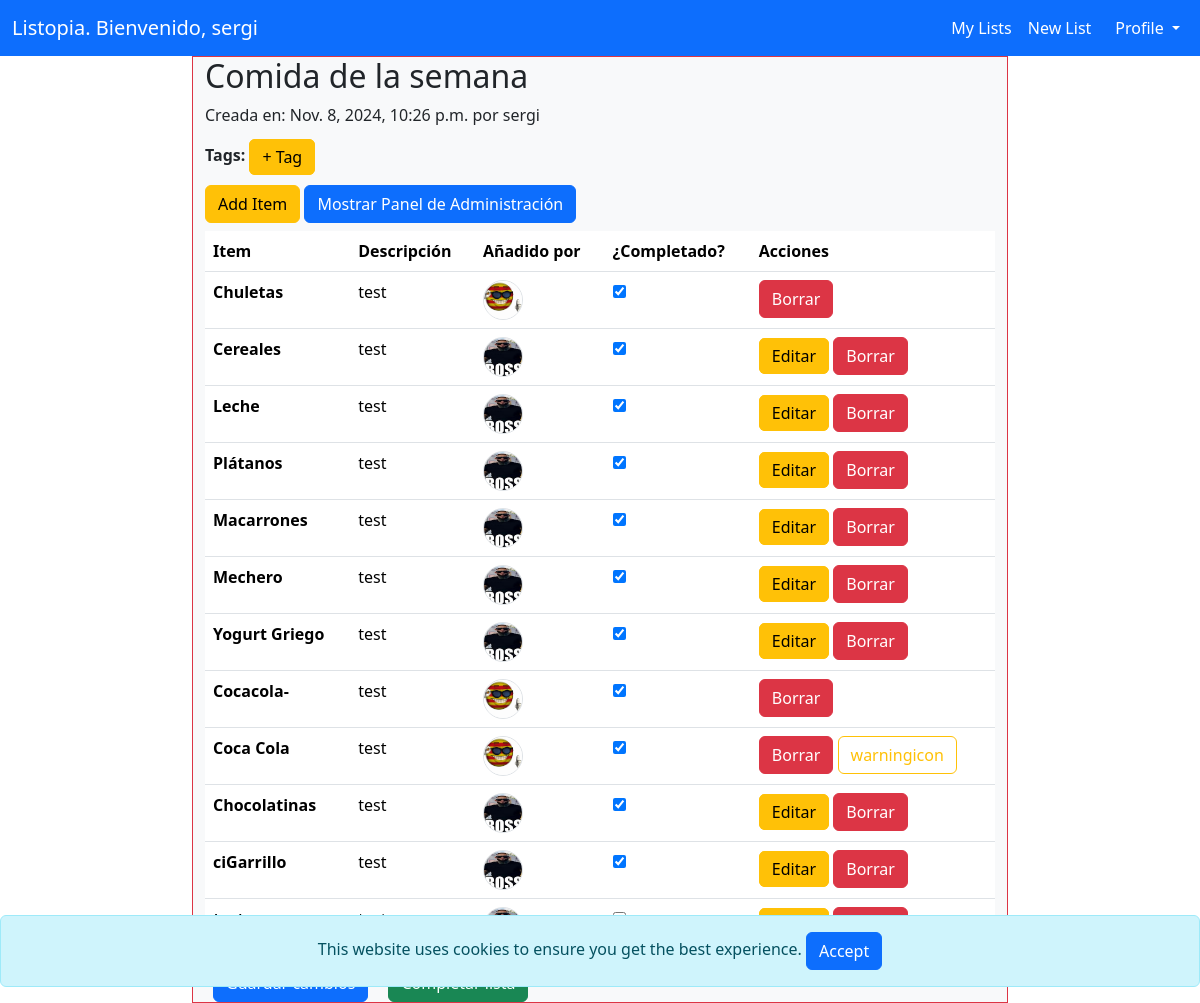
Before: /lists/8/ (signed in) with the older database file.
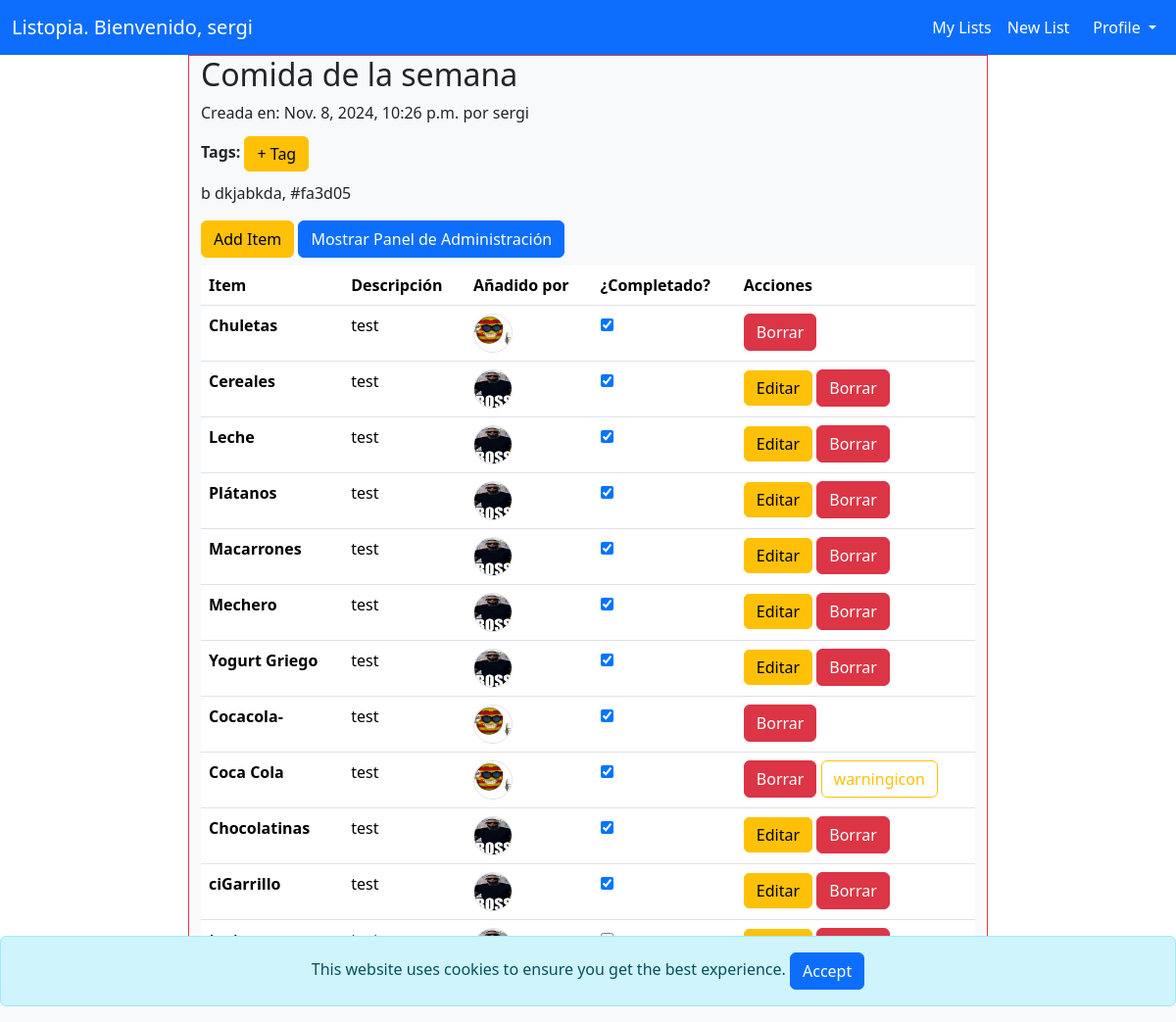
After: the same page with the newer database file.
### lists/models.py (models this page shows, shortened)
class List(models.Model):
    name = models.CharField(max_length=50)
    description = models.CharField(max_length=256)
    creator = models.ForeignKey(User, on_delete=models.CASCADE, related_name="created_lists")
    created_on = models.DateTimeField(auto_now_add=True)
    collaborators = models.ManyToManyField(User, related_name="collaborated_lists", blank=True)
    last_modified = models.DateTimeField(auto_now=True)
    modified_by = models.ForeignKey(User, on_delete=models.CASCADE, blank=True, null=True)
    is_public = models.BooleanField(default=False)

class Item(models.Model):
    list = models.ForeignKey(List, on_delete=models.CASCADE)
    added_by = models.ForeignKey(User, on_delete=models.CASCADE, related_name='added_items')
    name = models.CharField(max_length=40)
    description = models.CharField(max_length=256)
    added_on = models.DateTimeField(auto_now_add=True)
    is_done = models.BooleanField(null=False, default=False)
    last_modified = models.DateTimeField(auto_now=True)
    modified_by = models.ForeignKey(User, on_delete=models.CASCADE, blank=True, null=True)

class Tag(models.Model):
    name = models.CharField(max_length=40)
    color = models.CharField(max_length=7, default="#007bff")
    list = models.ForeignKey(List, on_delete=models.CASCADE)

### auth_app/models.py (models this page shows, shortened)
class Profile(models.Model):
    user = models.OneToOneField(User, on_delete=models.CASCADE)
    description = models.TextField()
    pic = models.ImageField(upload_to='profile_pics', blank=True, null=True)

### lists/views.py (the view)
# urls.py: path('<int:list_id>/', views.list_details, name='list_details'),
@login_required
def list_details(request, list_id):
    list = get_object_or_404(List, pk=list_id)
    if list.is_public or request.user == list.creator or request.user in list.collaborators.all():
        items = Item.objects.filter(list=list_id).order_by('added_on')
        tags = Tag.objects.filter(list=list_id)
        return render(request, 'list_details.html', {
            'title': "Detalles de la lista",
            'list': list,
            'items': items,
            'tags': tags
        })
    else:
        raise Http404

### lists/templates/list_details.html (shortened to what this page needs)
{% extends 'base_lists.html' %}
{% block content %}
    <div class="row">
        <div id="items-container" class="col-12 col-md-10 col-lg-8 border border-danger bg-light mx-auto">
            <h2>{{ list.name }}</h2>
            <p>Creada en: {{ list.created_on }} por {{list.creator}}</p>
            <p><b>Tags:</b>
                {% if request.user == list.creator or request.user in list.collaborators.all %}
                <a class="btn btn-warning d-inline" href="{% url 'add_tag' list_id=list.id %}">+ Tag</a>
                {% endif %}
                {% for tag in tags %}
                    <p>{{ tag.name }}, {{ tag.color }}</p>
                {% endfor %}
            </p>
            {% if request.user == list.creator or request.user in list.collaborators.all %}
            <a class="btn btn-warning" href="{% url 'add_item' list.id %}">Add Item</a>
            <button class="btn btn-primary" id="toggle-admin-panel">Mostrar Panel de Administración</button>
            {% endif %}
            <table class="table my-2">
                <thead>
                    <tr>
                        <th scope="col">Item</th>
                        <th scope="col">Descripción</th>
                        <th scope="col">Añadido por</th>
                        <th scope="col">¿Completado?</th>
                        <th scope="col">Acciones</th>
                    </tr>
                </thead>
                <tbody>
                    {% for item in items %}
                        <tr>
                            <th scope="row">{{ item.name }}</th>
                            <td>
                                {% if item.description %}
                                    <p>{{ item.description }}</p>
                                {% else %}
                                    <p>Vacío</p>
                                {% endif %}
                            </td>
                            <td>
                                <a href="{% url 'user_details' item.added_by.username %}" title="{{item.added_by.username}}">
                                    <img src="../../media/{{ item.added_by.profile.pic }}" class="rounded-circle border" alt="{{item.added_by.username}}" style="width: 40px; height: 40px;">
                                </a>
                            </td>
                            <td>
                                <input type="checkbox" class="is-done-checkbox" data-item-id="{{ item.id }}" {% if item.is_done %}checked{% endif %}>
                            </td>
                            <td>
                                {% if item.added_by == request.user %}
                                    <a class="btn btn-warning d-inline" href="{% url 'modify_item' list_id=list.id item_id=item.id %}">Editar</a>
                                {% endif %}
                                {% if item.added_by == request.user or list.creator == request.user %}
                                    <form class="d-inline" action="{% url 'delete_item' list_id=list.id item_id=item.id %}" method="post">
                                        <button class="btn btn-danger">Borrar</button>
                                    </form>
                                {% endif %}
                            </td>
                        </tr>
                    {% endfor %}
                </tbody>
            </table>
            {% if request.user == list.creator or request.user in list.collaborators.all %}
            <form id="update-form">
                <button type="button" id="save-changes" class="btn btn-primary mx-2">Guardar cambios</button>
                <button type="button" id="complete-list" class="btn btn-success mx-2">Completar lista</button>
            </form>
            {% endif %}
        </div>
    </div>
{% endblock %}

### lists/templates/base_lists.html (shortened to what this page needs)
<!DOCTYPE html>
<html lang="en">
<head>
    <link href="https://cdn.jsdelivr.net/npm/bootstrap@5.3.3/dist/css/bootstrap.min.css" rel="stylesheet">
</head>
<body>
    <nav class="navbar navbar-expand-lg bg-primary navbar-dark">
        <div class="container-fluid">
            <a class="navbar-brand" href="{% url 'home' %}">Listopia. <span>Bienvenido, {{ user }}</span></a>
            <div class="collapse navbar-collapse" id="navbarNav">
                <ul class="navbar-nav ms-auto">
                    {% if user.is_authenticated %}
                        <li class="nav-item">
                            <a class="nav-link text-white" href="{% url 'lists' %}"> My Lists</a>
                        </li>
                        <li class="nav-item">
                            <a class="nav-link text-white" href="{% url 'create_list' %}">New List</a>
                        </li>
                        <li class="nav-item dropdown">
                            <a class="nav-link dropdown-toggle text-white" href="#" id="navbarDropdown" role="button" data-bs-toggle="dropdown" aria-expanded="false">
                                 Profile
                            </a>
                        </li>
                    {% endif %}
                </ul>
            </div>
        </div>
    </nav>
    <div id="cookie-banner" class="alert alert-info text-center fixed-bottom" style="display: none;">
        This website uses cookies to ensure you get the best experience.
        <button id="accept-cookies" class="btn btn-primary">Accept</button>
    </div>
    {% block content %}
    {% endblock %}
</body>
</html>

Changed rows visible on the page:
added Tag: name "b dkjabkda", color "#fa3d05"
